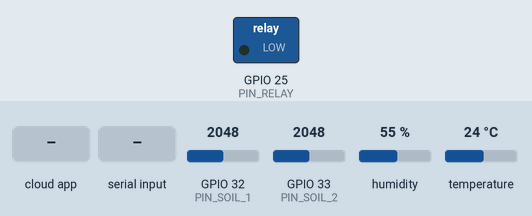
Bench run of a sketch on a simulated ESP32. Parts: switched loads named in the sketch (green lamp = pin HIGH). The test bench sets the inputs (shaded band); at power-on: GPIO 32 (PIN_SOIL_1) = 2048, GPIO 33 (PIN_SOIL_2) = 2048, humidity 55 %, temperature 24 °C. WiFi joins after 1.5 s; servers stay silent unless stated; the local clock reads 2024-03-15 10:24:30 at power-on unless the sketch sets it; the Firebase database answers and starts empty; what the sketch prints to the serial monitor is not drawn.

Above: at 3.9 s.
4.0 s: the phone or cloud app sets manualPump to 1
At 4.75 s:
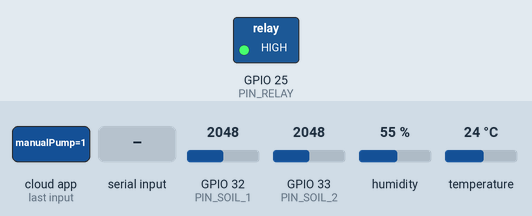
6.4 s: "b" received over Serial
At 8.4 s:
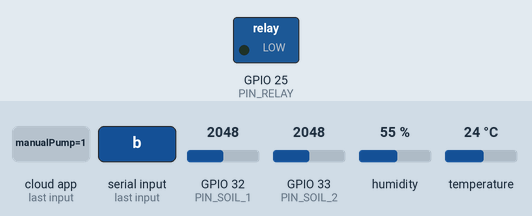
Timing chart, 0 to 9.9 s (numbered marks = the images above; inputs shaded):
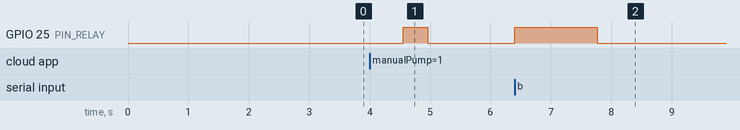

Measured:
- after the input at 4.0 s, GPIO 25 (PIN_RELAY): LOW → HIGH after 0.56 s, → LOW 0.40 s later
- after the input at 6.4 s, GPIO 25 (PIN_RELAY): LOW → HIGH at once, → LOW 1.4 s later

The sketch:

tuoi_cay_tu_dong_firebase.ino
```cpp
/*
 * SMART GARDEN - ESP32 + DHT11 + 2 soil sensors + relay + Firebase RTDB
 *
 * Firebase project:
 *   tuoicayiot-cc958
 *
 * Database structure:
 *   /status
 *     soil1, soil2, soilAvg          (% moisture)
 *     soilRaw1, soilRaw2             (ADC)
 *     temperature, humidity
 *     pumpState                      "IDLE" / "WATERING"
 *     updatedAt                      (millis)
 *
 *   /control
 *     threshold                      (10..90 %)
 *     manualPump                     (true/false)
 *
 *   /alerts/latest
 *     type, message, timestamp
 *
 * Libraries:
 *   - DHT sensor library by Adafruit
 *   - Firebase Arduino Client Library for ESP8266 and ESP32 by Mobizt
 *   - ESP32 board package
 *
 * IMPORTANT:
 *   1) Enable Authentication -> Sign-in method -> Anonymous.
 *   2) Database rules can use the supplied database.rules.json.
 *   3) Fill WIFI_SSID and WIFI_PASSWORD below. ESP32 now keeps retrying Wi-Fi before Firebase setup.
 */

#include <Arduino.h>
#include <WiFi.h>
#include <time.h>
#include <Firebase_ESP_Client.h>
#include "DHT.h"
#include <addons/TokenHelper.h>
#include <addons/RTDBHelper.h>

// ========================= WIFI / FIREBASE =========================
#define WIFI_SSID     "YOUR_WIFI_NAME"
#define WIFI_PASSWORD "YOUR_WIFI_PASSWORD"

#define API_KEY "AIzaSyCIGqAb3SKXkoUX3cid8v_HJdd8U-C2UW-M"
#define DATABASE_URL "https://tuoicayiot-cc958-default-rtdb.firebaseio.com/"

// ============================ HARDWARE =============================
constexpr uint8_t PIN_DHT    = 4;
constexpr uint8_t PIN_RELAY  = 25;
constexpr uint8_t PIN_SOIL_1 = 32;
constexpr uint8_t PIN_SOIL_2 = 33;

#define DHTTYPE DHT11
DHT dht(PIN_DHT, DHTTYPE);

constexpr int RELAY_ON  = HIGH;
constexpr int RELAY_OFF = LOW;

// Soil sensor calibration used to convert ADC -> moisture percentage.
// Change these two values after measuring your own sensor.
constexpr int SOIL_WET_RAW = 1200; // 100% moisture
constexpr int SOIL_DRY_RAW = 3300; // 0% moisture

constexpr unsigned long SENSOR_INTERVAL_MS = 2000;
constexpr unsigned long WATERING_CHECK_MS  = 1000;
constexpr unsigned long MAX_WATER_SAFETY_MS = 60000;
constexpr unsigned long CONTROL_INTERVAL_MS = 1500;
constexpr int SOIL_SAMPLES = 10;
constexpr int DHT_MAX_FAILS_WARN = 5;

// ========================== FIREBASE ===============================
FirebaseData fbdo;
FirebaseAuth auth;
FirebaseConfig config;

bool signupOK = false;
unsigned long lastSensorRead = 0;
unsigned long lastWaterCheck = 0;
unsigned long lastControlRead = 0;
unsigned long stateChangedAt = 0;

enum SystemState { ST_MONITOR, ST_WATERING };
SystemState state = ST_MONITOR;

int thresholdPercent = 40;
bool manualPump = false;

float lastValidTemp = NAN;
float lastValidHumidity = NAN;
bool dhtEverValid = false;
uint16_t dhtConsecutiveFails = 0;

// Prevent duplicate alerts.
String lastAlertMessage = "";

unsigned long epochMs() {
  time_t now = time(nullptr);
  if (now < 100000) return millis();
  return (unsigned long)now * 1000UL;
}

// ============================ HELPERS ==============================
int readSoilAveraged(uint8_t pin, int samples = SOIL_SAMPLES) {
  long sum = 0;
  for (int i = 0; i < samples; i++) {
    sum += analogRead(pin);
    delay(10);
  }
  return sum / samples;
}

int rawToPercent(int raw) {
  // Higher ADC = drier soil for this capacitive sensor.
  long pct = map(raw, SOIL_DRY_RAW, SOIL_WET_RAW, 0, 100);
  return constrain((int)pct, 0, 100);
}

void publishAlert(const char *type, const String &message) {
  if (!Firebase.ready() || message == lastAlertMessage) return;

  FirebaseJson json;
  json.set("type", type);
  json.set("message", message);
  json.set("timestamp", (double)epochMs());

  if (Firebase.RTDB.setJSON(&fbdo, "/alerts/latest", &json)) {
    lastAlertMessage = message;
  } else {
    Serial.print("Firebase alert error: ");
    Serial.println(fbdo.errorReason());
  }
}

void publishStatus(int raw1, int raw2, int soil1, int soil2, float temp, float humidity) {
  if (!Firebase.ready()) return;

  FirebaseJson json;
  json.set("soil1", soil1);
  json.set("soil2", soil2);
  json.set("soilAvg", (soil1 + soil2) / 2);
  json.set("soilRaw1", raw1);
  json.set("soilRaw2", raw2);

  if (!isnan(temp)) json.set("temperature", temp);
  if (!isnan(humidity)) json.set("humidity", humidity);

  json.set("pumpState", state == ST_WATERING ? "WATERING" : "IDLE");
  json.set("updatedAt", (double)epochMs());

  if (!Firebase.RTDB.setJSON(&fbdo, "/status", &json)) {
    Serial.print("Firebase status error: ");
    Serial.println(fbdo.errorReason());
  }
}

void readControl() {
  if (!Firebase.ready()) return;

  if (Firebase.RTDB.getInt(&fbdo, "/control/threshold")) {
    thresholdPercent = constrain(fbdo.to<int>(), 10, 90);
  }

  if (Firebase.RTDB.getBool(&fbdo, "/control/manualPump")) {
    bool newManual = fbdo.to<bool>();

    if (newManual != manualPump) {
      manualPump = newManual;

      if (manualPump && state == ST_MONITOR) {
        digitalWrite(PIN_RELAY, RELAY_ON);
        state = ST_WATERING;
        stateChangedAt = millis();
        publishAlert("INFO", "Đã bật máy bơm theo lệnh từ website.");
      }

      if (!manualPump && state == ST_WATERING) {
        digitalWrite(PIN_RELAY, RELAY_OFF);
        state = ST_MONITOR;
        stateChangedAt = millis();
        publishAlert("INFO", "Đã dừng máy bơm theo lệnh từ website.");
      }
    }
  }
}

void startWatering(const String &reason) {
  if (state == ST_WATERING) return;

  digitalWrite(PIN_RELAY, RELAY_ON);
  state = ST_WATERING;
  stateChangedAt = millis();

  Serial.print(">> BAT BOM: ");
  Serial.println(reason);
  publishAlert("WARNING", "Đất khô: hệ thống đã bật máy bơm.");
}

void stopWatering(const String &reason) {
  digitalWrite(PIN_RELAY, RELAY_OFF);
  state = ST_MONITOR;
  stateChangedAt = millis();

  Serial.print(">> TAT BOM: ");
  Serial.println(reason);

  if (reason.indexOf("an toan") >= 0) {
    publishAlert("ERROR", "Bơm đã tự ngắt vì vượt thời gian an toàn 60 giây. Kiểm tra cảm biến đất.");
  } else {
    publishAlert("INFO", "Đất đã đủ ẩm: hệ thống đã tắt máy bơm.");
  }
}

void readDHT(float &temp, float &humidity) {
  humidity = dht.readHumidity();
  temp = dht.readTemperature();

  if (isnan(humidity) || isnan(temp)) {
    dhtConsecutiveFails++;
    temp = lastValidTemp;
    humidity = lastValidHumidity;

    Serial.print("CANH BAO: DHT11 doc loi, lan ");
    Serial.println(dhtConsecutiveFails);

    if (dhtConsecutiveFails == DHT_MAX_FAILS_WARN) {
      publishAlert("ERROR", "DHT11 lỗi liên tục 5 lần. Kiểm tra VCC/GND/DATA và điện trở pull-up 4.7k-10k.");
    }
  } else {
    dhtConsecutiveFails = 0;
    lastValidTemp = temp;
    lastValidHumidity = humidity;
    dhtEverValid = true;
  }
}

void handleSerialTestCommand() {
  if (Serial.available() <= 0) return;

  char c = Serial.read();
  while (Serial.available() > 0) Serial.read();

  if (c == 'b' || c == 'B') {
    if (state == ST_MONITOR) {
      manualPump = true;
      digitalWrite(PIN_RELAY, RELAY_ON);
      state = ST_WATERING;
      stateChangedAt = millis();
      publishAlert("INFO", "Đã bật bơm bằng lệnh test Serial.");
    }
  }
}

// ============================== SETUP ==============================
void setup() {
  Serial.begin(115200);
  delay(300);

  dht.begin();

  pinMode(PIN_RELAY, OUTPUT);
  digitalWrite(PIN_RELAY, RELAY_OFF);

  Serial.println();
  Serial.println("====================================");
  Serial.println("     SMART GARDEN - ESP32");
  Serial.println("====================================");

  // Keep trying until Wi-Fi is available. The previous code returned from
  // setup() after 20 seconds, which meant Firebase was never configured and
  // the loop's Wi-Fi reconnect alone could not restore Firebase initialization.
  WiFi.mode(WIFI_STA);
  WiFi.begin(WIFI_SSID, WIFI_PASSWORD);
  Serial.print("Dang ket noi Wi-Fi");

  while (WiFi.status() != WL_CONNECTED) {
    delay(1000);
    Serial.print(".");
    // Retry credentials/connectivity without restarting the ESP32.
    static unsigned long lastWiFiRetry = 0;
    if (millis() - lastWiFiRetry > 15000) {
      lastWiFiRetry = millis();
      WiFi.disconnect();
      WiFi.begin(WIFI_SSID, WIFI_PASSWORD);
    }
  }
  Serial.println();

  Serial.print("Wi-Fi OK. IP: ");
  Serial.println(WiFi.localIP());

  // Vietnam time (UTC+7) is used for alert timestamps shown on the website.
  configTime(7 * 3600, 0, "pool.ntp.org", "time.nist.gov");

  config.api_key = API_KEY;
  config.database_url = DATABASE_URL;
  config.token_status_callback = tokenStatusCallback;

  Firebase.reconnectNetwork(true);

  fbdo.setBSSLBufferSize(4096, 1024);
  fbdo.setResponseSize(2048);

  // Anonymous authentication. Enable Anonymous in Firebase Console first.
  if (Firebase.signUp(&config, &auth, "", "")) {
    signupOK = true;
    Serial.println("Firebase Anonymous Auth: OK");
  } else {
    Serial.print("Firebase Auth ERROR: ");
    Serial.println(config.signer.signupError.message.c_str());
  }

  Firebase.begin(&config, &auth);

  // Initial control values if they do not exist yet.
  if (Firebase.ready()) {
    if (!Firebase.RTDB.getInt(&fbdo, "/control/threshold")) {
      Firebase.RTDB.setInt(&fbdo, "/control/threshold", thresholdPercent);
    }

    if (!Firebase.RTDB.getBool(&fbdo, "/control/manualPump")) {
      Firebase.RTDB.setBool(&fbdo, "/control/manualPump", false);
    }

    publishAlert("INFO", "ESP32 đã kết nối Firebase và sẵn sàng.");
  }
}

// =============================== LOOP ==============================
void loop() {
  handleSerialTestCommand();

  // Keep Firebase authentication/token alive.
  if (signupOK) {
    Firebase.ready();
  }

  unsigned long now = millis();

  // Read control commands from the website.
  if (now - lastControlRead >= CONTROL_INTERVAL_MS) {
    lastControlRead = now;
    readControl();
  }

  // Read sensors.
  if (now - lastSensorRead >= SENSOR_INTERVAL_MS) {
    lastSensorRead = now;

    float temp = NAN;
    float humidity = NAN;
    readDHT(temp, humidity);

    int raw1 = readSoilAveraged(PIN_SOIL_1);
    int raw2 = readSoilAveraged(PIN_SOIL_2);

    int soil1 = rawToPercent(raw1);
    int soil2 = rawToPercent(raw2);
    int soilAvg = (soil1 + soil2) / 2;

    Serial.print("Dat1=");
    Serial.print(soil1);
    Serial.print("% (ADC ");
    Serial.print(raw1);
    Serial.print(") | Dat2=");
    Serial.print(soil2);
    Serial.print("% (ADC ");
    Serial.print(raw2);
    Serial.print(") | Avg=");
    Serial.print(soilAvg);
    Serial.print("% | Nhiet=");
    Serial.print(temp, 1);
    Serial.print("C | KK=");
    Serial.print(humidity, 1);
    Serial.print("% | Bom=");
    Serial.println(state == ST_WATERING ? "ON" : "OFF");

    publishStatus(raw1, raw2, soil1, soil2, temp, humidity);

    // Manual pump has priority.
    if (!manualPump && state == ST_MONITOR && soilAvg < thresholdPercent) {
      startWatering("độ ẩm trung bình thấp hơn ngưỡng website.");
    }
  }

  // Stop automatic/manual watering based on moisture or safety timeout.
  if (state == ST_WATERING && now - lastWaterCheck >= WATERING_CHECK_MS) {
    lastWaterCheck = now;

    int rawNow = readSoilAveraged(PIN_SOIL_1);
    int soilNow = rawToPercent(rawNow);

    // If manualPump is still ON, keep pump ON until user presses DỪNG.
    if (!manualPump && soilNow >= thresholdPercent + 5) {
      stopWatering("đất đã đủ ẩm.");
    } else if (now - stateChangedAt >= MAX_WATER_SAFETY_MS) {
      manualPump = false;
      Firebase.RTDB.setBool(&fbdo, "/control/manualPump", false);
      stopWatering("het thoi gian an toan.");
    }
  }

  // Auto reconnect Wi-Fi.
  if (WiFi.status() != WL_CONNECTED) {
    Serial.println("Wi-Fi mat ket noi, dang thu ket noi lai...");
    WiFi.reconnect();
    delay(200);
  }
}
```
